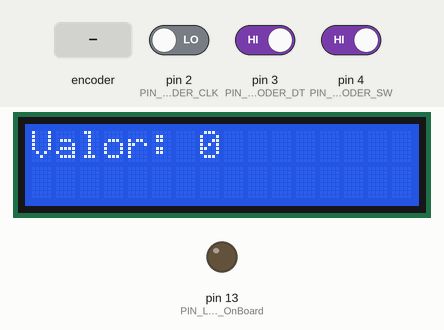
This sketch was run on a simulated Arduino Uno, built with avr-gcc and run on an emulated ATmega328P. Parts: 16×2 character LCD, output pins drawn as LEDs (lit = HIGH). Inputs (shaded band) come from the test bench; at power-on: pin 2 (PIN_ENCODER_CLK) LOW, pin 3 (PIN_ENCODER_DT) HIGH, pin 4 (PIN_ENCODER_SW) HIGH.

Above: at 1.4 s.
1.5 s: rotary encoder on pin 2 (PIN_ENCODER_CLK) / pin 3 (PIN_ENCODER_DT) turned 3 steps (first pin leading)
At 2.6 s:
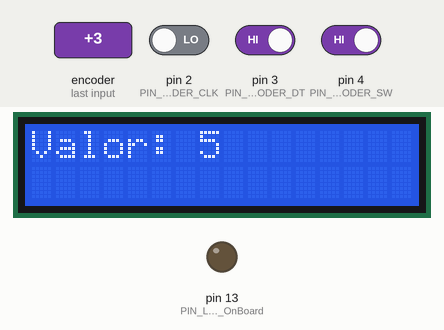
3.6 s: rotary encoder on pin 2 (PIN_ENCODER_CLK) / pin 3 (PIN_ENCODER_DT) turned 1 step (first pin leading)
At 3.9 s:
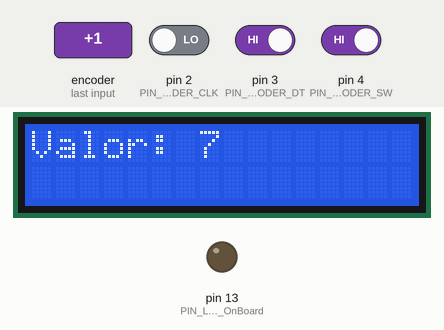
Timing chart, 0 to 6.6 s (numbered marks = the images above; inputs shaded):
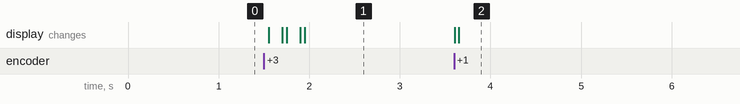

Measured:
- after the input at 1.5 s, the display: first changes after 0.05 s (image 1 shows a later state)
- after the input at 3.6 s, the display: first changes at once (image 2 shows a later state)

The sketch:

encoder_rotativo_v1.ino
```cpp
/*
#       _\|/_   A ver..., ¿que tenemos por aqui?
#       (O-O)
# ---oOO-(_)-OOo---------------------------------


##########################################################
# ****************************************************** #
# *           DOMOTICA PARA PRINCIPIANTES              * #
# *            Test Encoder con pulsador               * #
# *          Autor:  Eulogio López Cayuela             * #
# *                                                    * #
# *       Versión 1.0       Fecha: 19/01/2021          * #
# ****************************************************** #
##########################################################
*/


/*
      ===== NOTAS DE LA VERSION =====

      Programa de test de encoder rotativo con pulsador usando interrupciones y sin ellas
      El giro incrementa y decrementa un valor.
      La pulsacion resetea dicho valor.

      Este sketch  contiene una funcion para la lectura del pulsador
      y tres para la la lectura del giro del encoder:

        leerEncoder_v1():   acceso tipico con digitalRead a los pines DT y CLK del encoder
                            (tarda aprox. 5.28 us en ejecutarse)

        leerEncoder_v2():   lee los pines DT y CLK accediendo al puerto y obteniendo los bit correspondientes
                            (tarda aprox. 1.45 us en ejecutarse)

        updateEncoder_ISR():  lee los pines DT y CLK accediendo al puerto. No devuelve nada,
                              se usa como atenciona interrupcion es la mas eficaz y la recomendada
                              (tarda aprox. 0.95 us en ejecutarse).
                              Utilizamos unicamente una de las lineas de interrupcion.
                              Podriamos usar la otra para el pulsador (aunque este no es demasiado problematico en su lectura)
                              o destinarla a alguna otra señal que sea de vital importancia no perder de vista.

        Leer el giro del encoder reiteradamente desde el loop puede ocasionar que perdamos lecturas
        o que las interpretemos en el sentido equivocado si el ciclo loop() tarda demasiado en ejecutarse
        Tiempos de ejecucion de loop de mas de 2 o 3 milisegundos pueden ser problematicos
        sobre todo si el giro del encoder es demasido rapido.
        Por tanto la opcion de interrupcion es la que debemos usar.
        Queden el resto de opciones como ejemplo que pueden ser utilizadas en programas muy sencillos
        sin apenas codigo que retrase la ejecucion de loop().
*/


/*mmmmmmmmmmmmmmmmmmmmmmmmmmmmmmmmmmmmmmmmmmmmmmmmmmmmmmmmmmmmmmmmmmmmmmmmmmmmmmmmmmmmmmmmmmmmmmmmmmm
//        IMPORTACION DE LIBRERIAS
//mmmmmmmmmmmmmmmmmmmmmmmmmmmmmmmmmmmmmmmmmmmmmmmmmmmmmmmmmmmmmmmmmmmmmmmmmmmmmmmmmmmmmmmmmmmmmmmmmmm*/

#include <LiquidCrystal_I2C.h>


/*mmmmmmmmmmmmmmmmmmmmmmmmmmmmmmmmmmmmmmmmmmmmmmmmmmmmmmmmmmmmmmmmmmmmmmmmmmmmmmmmmmmmmmmmmmmmmmmmmmm
//        SECCION DE DEFINICIONES UTILES
//mmmmmmmmmmmmmmmmmmmmmmmmmmmmmmmmmmmmmmmmmmmmmmmmmmmmmmmmmmmmmmmmmmmmmmmmmmmmmmmmmmmmmmmmmmmmmmmmmmm*/

#define LCD_AZUL_ADDR    0x3F   // Direccion I2C tipica de los LCD con retroiluminacion color azul
#define LCD_VERDE_ADDR   0x27   // Direccion I2C tipica de los LCD con retroiluminacion color verde


/*mmmmmmmmmmmmmmmmmmmmmmmmmmmmmmmmmmmmmmmmmmmmmmmmmmmmmmmmmmmmmmmmmmmmmmmmmmmmmmmmmmmmmmmmmmmmmmmmmmm
//        MAPA DE PINES
//mmmmmmmmmmmmmmmmmmmmmmmmmmmmmmmmmmmmmmmmmmmmmmmmmmmmmmmmmmmmmmmmmmmmmmmmmmmmmmmmmmmmmmmmmmmmmmmmmmm*/

#define PIN_LED_OnBoard         13
#define PIN_ENCODER_CLK          2
#define PIN_ENCODER_DT           3
#define PIN_ENCODER_SW           4

#define PUERTO_ENCODER        PIND  // puerto donde esta conectado el encoder
#define BIT_ENCODER_CLK          2
#define BIT_ENCODER_DT           3
#define BIT_ENCODER_SW           4


/*mmmmmmmmmmmmmmmmmmmmmmmmmmmmmmmmmmmmmmmmmmmmmmmmmmmmmmmmmmmmmmmmmmmmmmmmmmmmmmmmmmmmmmmmmmmmmmmmmmm
//        SECCION DE DECLARACION DE CONSTANTES  Y  VARIABLES GLOBALES
//mmmmmmmmmmmmmmmmmmmmmmmmmmmmmmmmmmmmmmmmmmmmmmmmmmmmmmmmmmmmmmmmmmmmmmmmmmmmmmmmmmmmmmmmmmmmmmmmmmm*/

volatile int incrementoEncoder = 0;
int valor_mostrado = 0;


/*mmmmmmmmmmmmmmmmmmmmmmmmmmmmmmmmmmmmmmmmmmmmmmmmmmmmmmmmmmmmmmmmmmmmmmmmmmmmmmmmmmmmmmmmmmmmmmmmmmmmmmmm
//         CREACION DE OBJETOS
//mmmmmmmmmmmmmmmmmmmmmmmmmmmmmmmmmmmmmmmmmmmmmmmmmmmmmmmmmmmmmmmmmmmmmmmmmmmmmmmmmmmmmmmmmmmmmmmmmmmmmmmm*/

LiquidCrystal_I2C LCD1602 ( LCD_VERDE_ADDR , 16 , 2 );


/*mmmmmmmmmmmmmmmmmmmmmmmmmmmmmmmmmmmmmmmmmmmmmmmmmmmmmmmmmmmmmmmmmmmmmmmmmmmmmmmmmmmmmmmmmmmmmmmmmmm
//        PROTOTIPADO DE FUNCIONES
//mmmmmmmmmmmmmmmmmmmmmmmmmmmmmmmmmmmmmmmmmmmmmmmmmmmmmmmmmmmmmmmmmmmmmmmmmmmmmmmmmmmmmmmmmmmmmmmmmmm*/

uint8_t leer_pulsador_encoder( void );    // 0.82 us - 1.13 us  (sin/con pulsacion)
void updateEncoder_ISR( void );           // 0.95 us
int8_t leerEncoder_v1( void );            // 5.28 us
int8_t leerEncoder_v2( void );            // 1.45 us


/*mmmmmmmmmmmmmmmmmmmmmmmmmmmmmmmmmmmmmmmmmmmmmmmmmmmmmmmmmmmmmmmmmmmmmmmmmmmmmmmmmmmmmmmmmmmmmmmmmmmmmmmm
   ******************************************************************************************************
                                    FUNCION DE CONFIGURACION
   ******************************************************************************************************
//mmmmmmmmmmmmmmmmmmmmmmmmmmmmmmmmmmmmmmmmmmmmmmmmmmmmmmmmmmmmmmmmmmmmmmmmmmmmmmmmmmmmmmmmmmmmmmmmmmmmmmmm*/

void setup()
{

  Serial.begin(115200);

  pinMode(PIN_ENCODER_SW, INPUT_PULLUP);
  pinMode(PIN_ENCODER_CLK, INPUT);
  pinMode(PIN_ENCODER_DT, INPUT);


  pinMode(PIN_LED_OnBoard, OUTPUT);				  // declarar el pin 13 como salida
  digitalWrite(PIN_LED_OnBoard, LOW); 			// apagar el led del pin 13

  /* cometr si no se desea usar un LCD */
  LCD1602.begin();
  LCD1602.clear();
  LCD1602.print(F("Valor: "));
  LCD1602.print(valor_mostrado);

  attachInterrupt(digitalPinToInterrupt(BIT_ENCODER_CLK), updateEncoder_ISR, CHANGE);  //linea CLK del encoder

  delay(200);
}


/*mmmmmmmmmmmmmmmmmmmmmmmmmmmmmmmmmmmmmmmmmmmmmmmmmmmmmmmmmmmmmmmmmmmmmmmmmmmmmmmmmmmmmmmmmmmmmmmmmmmmmmmm
   ******************************************************************************************************
                                  BUCLE PRINCIPAL DEL PROGRAMA
   ******************************************************************************************************
//mmmmmmmmmmmmmmmmmmmmmmmmmmmmmmmmmmmmmmmmmmmmmmmmmmmmmmmmmmmmmmmmmmmmmmmmmmmmmmmmmmmmmmmmmmmmmmmmmmmmmmmm*/

void loop()
{
  boolean FLAG_update_lcd = false;

  uint8_t pulsador = leer_pulsador_encoder();

  /* comentar la linea de interrupcion del setup para probar estas */
  //incrementoEncoder = leerEncoder_v1();   // (digitalRead)
  //incrementoEncoder = leerEncoder_v2();   // (port)

  //delay(5);  //simular un loop de mucha duracion, por lectura de pines analogicos y sensores...

  if(pulsador!=0){
    FLAG_update_lcd = true;
    valor_mostrado=0; //reset del valor mostrado al pulsar
  }

  if(incrementoEncoder!=0){
    FLAG_update_lcd = true;
    valor_mostrado+=incrementoEncoder;
    incrementoEncoder=0;
  }

  if( FLAG_update_lcd ){
    /* Comentar las lineas relativas al LCD y descomentar  esta si no se usa display */
    //Serial.print(F("valor: "));Serial.println(valor_mostrado);

    LCD1602.setCursor(7, 0);
    LCD1602.print(valor_mostrado);
    LCD1602.print(F("   ")); //borrar restos de impresiones anteriores
  }
}


/*mmmmmmmmmmmmmmmmmmmmmmmmmmmmmmmmmmmmmmmmmmmmmmmmmmmmmmmmmmmmmmmmmmmmmmmmmmmmmmmmmmmmmmmmmmmmmmmmmmmmmmmm
   xxxxxxxxxxxxxxxxxxxxxxxxxxxxxxxxxxxxxxxxxxxxxxxxxxxxxxxxxxxxxxxxxxxxxxxxxxxxxxxxxxxxxxxxxxxxxxxxxxxxxx
        BLOQUE DE FUNCIONES: LECTURAS DE SENSORES, COMUNICACION SERIE, INTERRUPCIONES...
   xxxxxxxxxxxxxxxxxxxxxxxxxxxxxxxxxxxxxxxxxxxxxxxxxxxxxxxxxxxxxxxxxxxxxxxxxxxxxxxxxxxxxxxxxxxxxxxxxxxxxx
//mmmmmmmmmmmmmmmmmmmmmmmmmmmmmmmmmmmmmmmmmmmmmmmmmmmmmmmmmmmmmmmmmmmmmmmmmmmmmmmmmmmmmmmmmmmmmmmmmmmmmmmm*/


/*mmmmmmmmmmmmmmmmmmmmmmmmmmmmmmmmmmmmmmmmmmmmmmmmmmmmmmmmmmmmmmmmmmmmmmmmmmmmmmmmmmmmmmmmmmmmmmmmmmmmmmmm
//       FUNCIONES ENCODER
//mmmmmmmmmmmmmmmmmmmmmmmmmmmmmmmmmmmmmmmmmmmmmmmmmmmmmmmmmmmmmmmmmmmmmmmmmmmmmmmmmmmmmmmmmmmmmmmmmmmmmmmm*/

//========================================================
//  FUNCION PARA LEER PULSADOR DEL ENCODER   0.82 us - 1.13 us  (sin/con pulsacion)
//========================================================

uint8_t leer_pulsador_encoder()
{
  static uint8_t estadoSW_old = 1;
  uint8_t estadoSW;
    //estadoSW = digitalRead(PIN_ENCODER_SW)?0:1;
    estadoSW = bitRead(PUERTO_ENCODER, BIT_ENCODER_SW)?0:1;
    if(estadoSW && !estadoSW_old){
      estadoSW_old=estadoSW;
      return 1;
    }
    estadoSW_old=estadoSW;
    return 0;
}


//========================================================
//  FUNCION PARA LEER ENCODER ROTATORIO (solo para ISR) (USANDO PUERTOS) 0.95 us
//========================================================

void updateEncoder_ISR()
{
  int8_t currentStateCLK = bitRead(PUERTO_ENCODER, BIT_ENCODER_CLK);
  static int8_t lastStateCLK = 0;

  if ( currentStateCLK != lastStateCLK ){
    if ( bitRead(PUERTO_ENCODER, BIT_ENCODER_DT)!= currentStateCLK ) { incrementoEncoder++; }
    else { incrementoEncoder--; }
  }
  /* Recordar el estado actual */
  lastStateCLK = currentStateCLK;
}


//========================================================
//  FUNCION PARA LEER ENCODER ROTATORIO (digitalRead)  5.28 us
//========================================================
int8_t leerEncoder_v1()
{
  static uint8_t estadoAnteriorCLK = 1;
  uint8_t estadoCLK = digitalRead(PIN_ENCODER_CLK);
  int8_t _sentidoGiroEncoder = 0;

  if ( estadoCLK != estadoAnteriorCLK ) {
    if (digitalRead(PIN_ENCODER_DT) != estadoCLK)  { _sentidoGiroEncoder = 1;  }
    else { _sentidoGiroEncoder = -1;  }
  }
  estadoAnteriorCLK = estadoCLK;   // Guardar valores para siguiente

  return _sentidoGiroEncoder;
}


//========================================================
//  FUNCION PARA LEER ENCODER ROTATORIO - (usando puertos)   1.45 us
//========================================================
int8_t leerEncoder_v2()
{
  static uint8_t estadoAnteriorCLK = 1;
  uint8_t estadoCLK = bitRead(PUERTO_ENCODER, BIT_ENCODER_CLK);
  int8_t _sentidoGiroEncoder = 0;

  if ( estadoCLK != estadoAnteriorCLK ) {
    if (bitRead(PUERTO_ENCODER, BIT_ENCODER_DT) != estadoCLK)  { _sentidoGiroEncoder = 1;  }
    else { _sentidoGiroEncoder = -1;  }
  }
  estadoAnteriorCLK = estadoCLK;   // Guardar valores para siguiente

  return _sentidoGiroEncoder;
}


//*******************************************************
//                    FIN DE PROGRAMA
//*******************************************************
```
